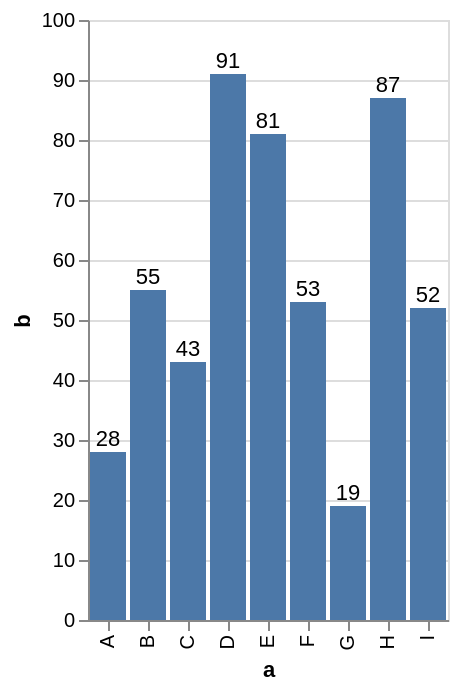

Write a Vega-Lite specification for this figure.
### Vega-Lite specification from a JSON file in a GitHub repository (floating-point values rounded to 4 significant figures)
{"data": {"values": [{"a": "A", "b": 28, "c": 5, "g": "x"}, {"a": "B", "b": 55, "c": 9, "g": "y"}, {"a": "C", "b": 43, "c": 2, "g": "x"}, {"a": "D", "b": 91, "c": 7, "g": "y"}, {"a": "E", "b": 81, "c": 4, "g": "x"}, {"a": "F", "b": 53, "c": 6, "g": "y"}, {"a": "G", "b": 19, "c": 8, "g": "x"}, {"a": "H", "b": 87, "c": 1, "g": "y"}, {"a": "I", "b": 52, "c": 3, "g": "x"}]}, "layer": [{"mark": "bar", "encoding": {"x": {"field": "a", "type": "nominal"}, "y": {"field": "b", "type": "quantitative"}}}, {"mark": {"type": "text", "dy": -6}, "encoding": {"x": {"field": "a", "type": "nominal"}, "y": {"field": "b", "type": "quantitative"}, "text": {"field": "b", "type": "quantitative"}}}]}
